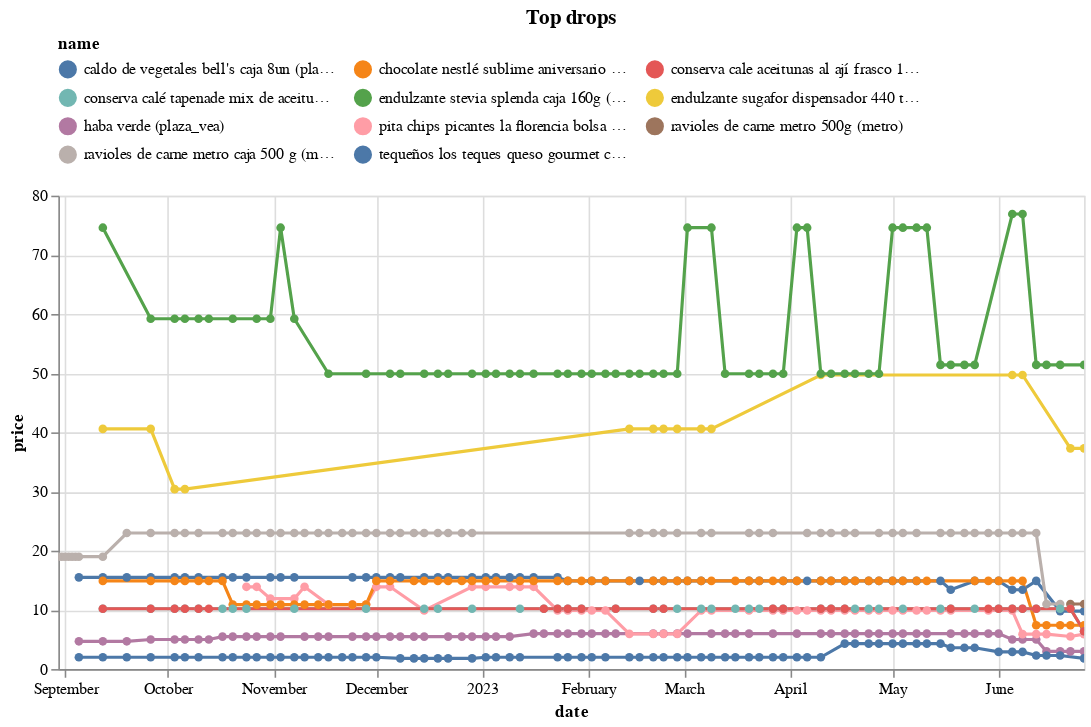

Notebook cell for this chart:
### Code cell
(top_changes
 .sort_values('change')
 .head(10)
 .pipe(plot_changes, 'Top drops')
)

### Figure 1 — Vega-Lite specification as saved in the notebook (floating-point values rounded to 4 significant figures; data arrays with more than 128 entries replaced by an {"elided": "..."} marker saying what was removed)
{"config": {"view": {"continuousWidth": 300, "continuousHeight": 300}, "legend": {"columns": 3, "orient": "top"}}, "data": {"name": "data-34d1ae2f0f8bccfae2d935257549d7c2"}, "mark": {"type": "line", "point": true}, "encoding": {"color": {"field": "name", "scale": {"domain": ["caldo de vegetales bell's caja 8un (plaza_vea)", "chocolate nestlé sublime aniversario paquete 6un (plaza_vea)", "conserva cale aceitunas al ají frasco 185g (plaza_vea)", "conserva calé tapenade mix de aceitunas frasco 185g (plaza_vea)", "endulzante stevia splenda caja 160g (plaza_vea)", "endulzante sugafor dispensador 440 tabletas (plaza_vea)", "haba verde (plaza_vea)", "pita chips picantes la florencia bolsa 150g (plaza_vea)", "ravioles de carne metro 500g (metro)", "ravioles de carne metro caja 500 g (metro)", "tequeños los teques queso gourmet caja 12un (plaza_vea)"]}, "type": "nominal"}, "tooltip": [{"field": "name", "type": "nominal"}, {"field": "price", "type": "quantitative"}, {"field": "last_price", "type": "quantitative"}], "x": {"field": "date", "type": "temporal"}, "y": {"field": "price", "type": "quantitative"}}, "params": [{"name": "param_3", "select": {"type": "point", "fields": ["name"]}, "bind": "legend"}, {"name": "param_4", "select": {"type": "interval", "encodings": ["x", "y"]}, "bind": "scales"}], "title": "Top drops", "transform": [{"filter": {"param": "param_3"}}], "width": 650, "$schema": "https://vega.github.io/schema/vega-lite/v5.8.0.json", "datasets": {"data-34d1ae2f0f8bccfae2d935257549d7c2": {"elided": "540 records"}}}
